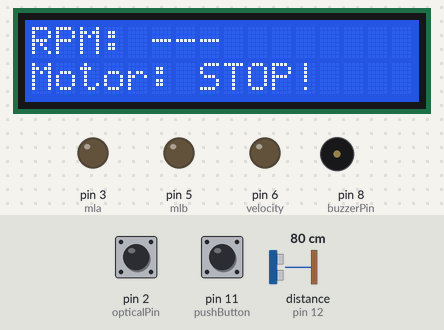
Bench run of a sketch on a simulated Arduino Uno, built with avr-gcc and run on an emulated ATmega328P. Parts: 16×2 character LCD, output pins drawn as LEDs (lit = HIGH), buzzer (waves = sounding, pin HIGH). Inputs (shaded band) come from the test bench; at power-on: pin 11 (pushButton) HIGH, distance to the obstacle (sensor on pin 12) 80 cm, pin 2 (opticalPin) HIGH. The echo pulse lasts 58.3 µs per cm.

Above: at 1.3 s.
1.4 s: pin 11 (pushButton) pulled LOW for 3.2 s
At 3.8 s:
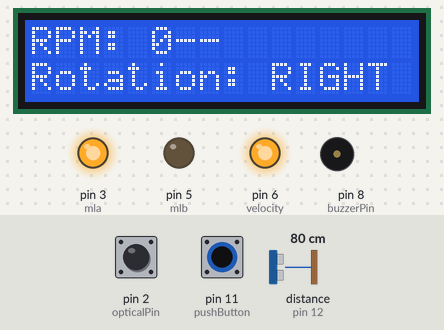
6.1 s: distance to the obstacle (sensor on pin 12) set to 7 cm
7.7 s: distance to the obstacle (sensor on pin 12) set to 4 cm
At 8.2 s:
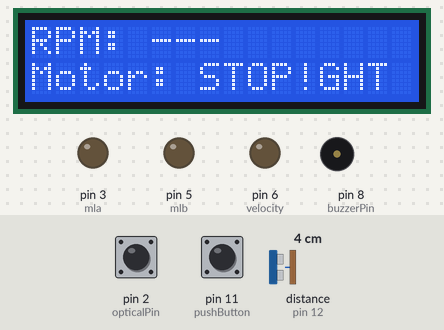
9.8 s: distance to the obstacle (sensor on pin 12) set to 9 cm
At 10.4 s:
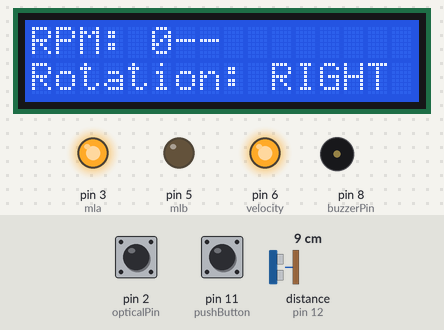
11.5 s: pin 11 (pushButton) pulled LOW for 0.7 s
At 12.7 s:
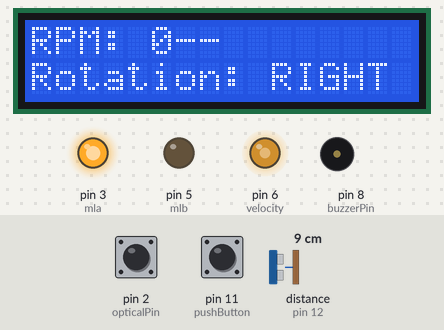
13.7 s: pin 11 (pushButton) pulled LOW for 3.2 s
At 18.0 s:
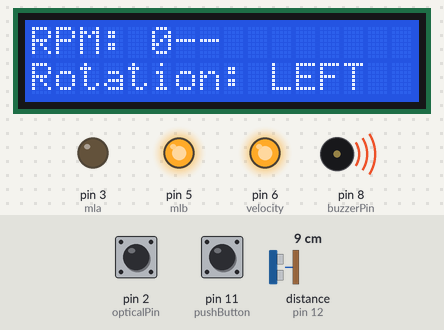
Timing chart, 0 to 20.7 s (numbered marks = the images above; inputs shaded):
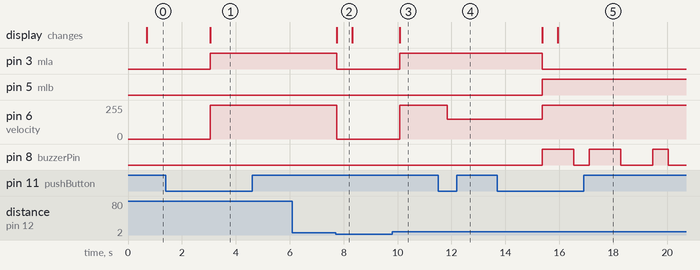

Measured:
- the behaviour switches between 6 and 5 cm on distance to the obstacle (sensor on pin 12) (found by bisection; images 1 and 2)
- after the input at 1.4 s, pin 3 (mla): LOW → HIGH after 1.6 s; pin 6 (velocity): 0/255 → 255/255 after 1.6 s; the display: changes after 1.6 s (image 1)
- after the input at 6.1 s, every drawn part: stays the same
- after the input at 7.7 s, pin 3 (mla): HIGH → LOW at once; pin 6 (velocity): 255/255 → 0/255 at once; the display: changes at once (image 2)
- after the input at 9.8 s, pin 3 (mla): LOW → HIGH after 0.28 s; pin 6 (velocity): 0/255 → 255/255 after 0.28 s; the display: changes after 0.28 s (image 3)
- after the input at 11.5 s, pin 6 (velocity): 255/255 → 150/255 after 0.34 s
- after the input at 13.7 s, pin 3 (mla): HIGH → LOW after 1.7 s; pin 5 (mlb): LOW → HIGH after 1.7 s; pin 6 (velocity): 150/255 → 255/255 after 1.7 s; pin 8 (buzzerPin): goes HIGH 1.2 s, LOW 0.59 s, HIGH 1.2 s, LOW 1.2 s, HIGH 0.59 s, then LOW, starting after 1.7 s; the display: first changes after 1.7 s (image 5 shows a later state)
- what the display in image 2 shows lasts 0.6 s, from 7.7 s to 8.3 s

The sketch:

main.ino
```cpp
#include <LiquidCrystal_I2C.h>
#include <NewPing.h>

#define pushButton 11
#define opticalPin 2
#define buzzerPin 8

#define velocity 6
#define mla 3
#define mlb 5

#define address 0x27
#define row 2
#define column 16

#define triggerPin  13
#define echoPin     12
#define safetyDistance 5


LiquidCrystal_I2C lcd(address, column, row);
NewPing sonar(triggerPin, echoPin, safetyDistance);

volatile unsigned int statusPushButton = 0,
                      currentDistance = 0,
                      option = 0,
                      rpm = 0,
                      rev = 0;

volatile unsigned long int timeToShow = millis(),
                           buttonTime = millis(),
                           timeBuzzer = millis(),
                           rpmTime = millis();


void setup() {
  Serial.begin(115200);
  setPin();
  stopMotor();
  setLcd();
}


void loop() {
  if(checkSafetyDistance()){
    checkButton();
    motorStatus();
    calculateRpm();
  }
  else
    stopMotor();
    delay(500);
}


void leftRotation(int option){
  if(millis() - timeToShow > 500){
    lcd.print("                ");
    lcd.setCursor(0, 0);
    lcd.print("RPM: ");
    lcd.print(rpm);
    lcd.setCursor(0, 1);
    lcd.print("Rotation: LEFT");
  }
  digitalWrite(mla, LOW);
  digitalWrite(mlb, HIGH);

  if(option == 4)
    analogWrite(velocity, 150);

  else
    analogWrite(velocity, 255);

  if(millis() - timeBuzzer > 100){
    digitalWrite(buzzerPin, (millis()/1000)%2);
    timeBuzzer = millis();
  }

}


void rightRotation(int option){
  digitalWrite(buzzerPin, LOW);
  if(millis() - timeToShow > 500){
    lcd.print("                ");
    lcd.setCursor(0, 0);
    lcd.print("RPM: ");
    lcd.print(rpm);
    lcd.setCursor(0, 1);
    lcd.print("Rotation: RIGHT");
    timeToShow = millis();
  }

  digitalWrite(mla, HIGH);
  digitalWrite(mlb, LOW);

  if(option == 2)
    analogWrite(velocity, 150);

  else
      analogWrite(velocity, 255);
}


void stopMotor(){
  digitalWrite(buzzerPin, LOW);
  if(millis() - timeToShow > 500){
    lcd.print("                ");
    lcd.setCursor(0, 0);
    lcd.print("RPM: ---");
    lcd.setCursor(0, 1);
    lcd.print("Motor: STOP!");
  }
  digitalWrite(mla, LOW);
  digitalWrite(mlb, LOW);
  analogWrite(velocity, 0);
}


void setPin(){
  pinMode(buzzerPin, OUTPUT);
  pinMode(pushButton, INPUT_PULLUP);
  pinMode(mla, OUTPUT);
  pinMode(mlb, OUTPUT);
  pinMode(opticalPin, INPUT_PULLUP);
  pinMode(velocity, OUTPUT);
}


void calculateRpm(){
  attachInterrupt(digitalPinToInterrupt(opticalPin), revolution, RISING);
  if(millis() - rpmTime > 1000 ){
    detachInterrupt(digitalPinToInterrupt(opticalPin));
    rpm =rev*3;
    rev = 0;
    rpmTime = millis();
    attachInterrupt(digitalPinToInterrupt(opticalPin), revolution, RISING);
  }
}


void revolution(){
  rev++;
}


void motorStatus(){
  switch(option){

  case 0:
    stopMotor();
    break;

  case 1:
    rightRotation(option);
    break;

  case 2:
    rightRotation(option);
    break;

  case 3:
    leftRotation(option);
    break;

  case 4:
    leftRotation(option);
    break;

  case 5:
    resetOption();
    break;
  }
}


void resetOption(){
  option = 0;
}


void setLcd(){
  lcd.init();
  lcd.backlight();
  lcd.clear();
}


void checkButton(){
  statusPushButton = digitalRead(pushButton);
  if(!statusPushButton){
    if (millis() - buttonTime >= 3000){
      option++;
      buttonTime = millis();
    }
  }
}


bool checkSafetyDistance(){
  delay(50);
  currentDistance = sonar.ping_cm();
  return currentDistance != 0 ? false : true;
}
```
